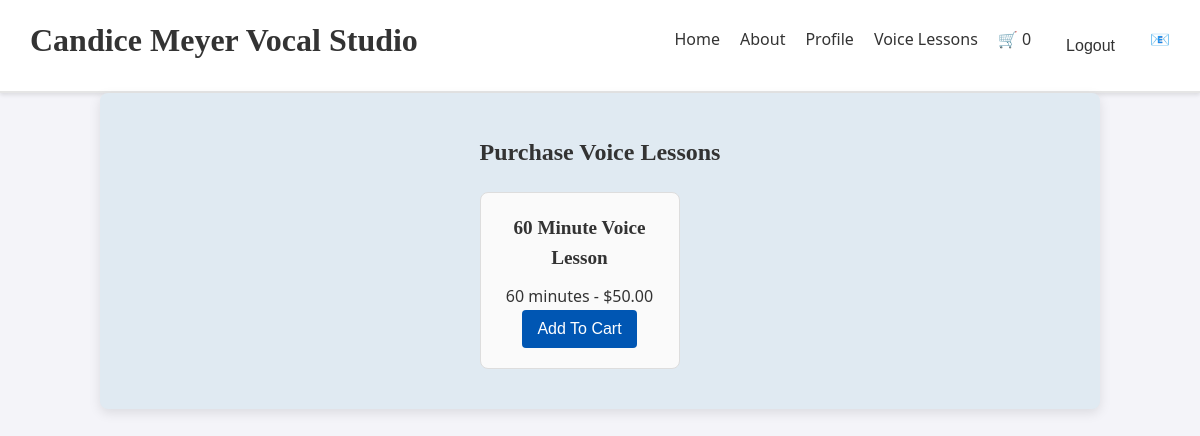
Page /store/ (signed in) on the committed database.
### lessons/models.py (models this page shows, shortened)
class LessonType(models.Model):
    name = models.CharField(max_length=100, default="Default Name")
    duration = models.CharField(max_length=20, choices=[
        ('20', '20 minutes'),
        ('30', '30 minutes'),
        ('45', '45 minutes'),
        ('60', '60 minutes'),
        ('1', '1 minute')
    ])
    price = models.DecimalField(max_digits=6, decimal_places=2)
    sale_price = models.DecimalField(max_digits=6, decimal_places=2, null=True, blank=True)
    description = models.TextField(default="No description")
    def is_on_sale(self):
        return self.sale_price is not None and self.sale_price < self.price

### lessons/views.py (the view)
# urls.py: path('store/', views.store_view, name='store'),  # Store listing all available lessons
def store_view(request):
    student_profile = StudentProfile.objects.get(user=request.user)
    filtered_lessons = LessonType.objects.filter(duration=student_profile.lesson_duration)
    if not filtered_lessons.exists():
        lessons = LessonType.objects.all()
    else:
        lessons = filtered_lessons
    return render(request, 'lessons/store.html', {'lessons': lessons})

### lessons/templates/lessons/store.html (shortened to what this page needs)
{% extends 'lessons/base.html' %}
{% load static %}
{% block content %}
<h2>Purchase Voice Lessons</h2>
<div class="lesson-grid">
    {% for lesson in lessons %}
    <div class="lesson-card">
        <h3>{{ lesson.name }}</h3>
        <p>{{ lesson.get_duration_display }} -
            {% if lesson.is_on_sale %}
                <span class="sale-price">${{ lesson.sale_price }}</span>
                <span class="original-price">${{ lesson.price }}</span>
            {% else %}
                ${{ lesson.price }}
            {% endif %}
        </p>
        <form action="{% url 'add_to_cart' lesson.id %}" method="post">
            <button type="submit">Add To Cart</button>
        </form>
    </div>
    {% endfor %}
</div>
{% endblock %}

### lessons/static/lessons/css/style.css (style rules this page uses)
* { margin: 0; padding: 0; box-sizing: border-box; }
body { font-family: 'Segoe UI', Tahoma, Geneva, Verdana, sans-serif; color: #333; background-color: #f4f4f9; line-height: 1.6; }
h1, h2, h3 { font-family: 'Georgia', serif; color: #333; font-weight: bold; margin-bottom: 10px; }
button, a { transition: background-color 0.3s ease; }
.lesson-grid { display: flex; flex-wrap: wrap; gap: 20px; margin-top: 20px; }
.lesson-card { border: 1px solid #ddd; padding: 20px; width: 200px; text-align: center; background-color: #fafafa; border-radius: 8px; transition: box-shadow 0.3s ease; }
.lesson-card h3 { font-size: 1.2rem; color: #333; margin-bottom: 10px; }
button { padding: 10px 15px; border: none; border-radius: 4px; background-color: #0056b3; color: #fff; font-size: 1rem; cursor: pointer; transition: background-color 0.3s ease; }

### rows in the picture
LessonType: name "60 Minute Voice Lesson", duration "60 minutes", price "50.00"

### other values in the picture
{{ request.session.cart_count|default:0 }} "0"
